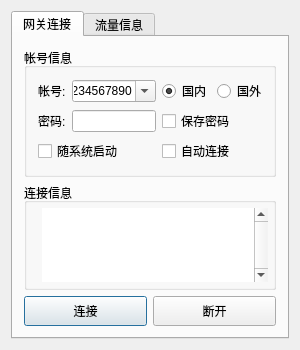
<?xml version="1.0" encoding="UTF-8"?>
<ui version="4.0">
 <class>CUGBLinker</class>
 <widget class="QDialog" name="CUGBLinker">
  <property name="geometry">
   <rect>
    <x>0</x>
    <y>0</y>
    <width>300</width>
    <height>350</height>
   </rect>
  </property>
  <property name="minimumSize">
   <size>
    <width>300</width>
    <height>350</height>
   </size>
  </property>
  <property name="maximumSize">
   <size>
    <width>300</width>
    <height>350</height>
   </size>
  </property>
  <property name="windowTitle">
   <string>CUGBLinker</string>
  </property>
  <property name="windowIcon">
   <iconset>
    <normaloff>E:/Documents/Visual Studio 2008/Projects/CUGBLinker/CUGBLinker/res/CUGBLinker.ico</normaloff>E:/Documents/Visual Studio 2008/Projects/CUGBLinker/CUGBLinker/res/CUGBLinker.ico</iconset>
  </property>
  <layout class="QVBoxLayout" name="verticalLayout">
   <item>
    <widget class="QTabWidget" name="tabWidget">
     <property name="currentIndex">
      <number>0</number>
     </property>
     <widget class="QWidget" name="linkerTab">
      <attribute name="title">
       <string>网关连接</string>
      </attribute>
      <layout class="QGridLayout" name="gridLayout_3">
       <item row="0" column="0" colspan="4">
        <widget class="QGroupBox" name="grpAccount">
         <property name="title">
          <string>帐号信息</string>
         </property>
         <property name="checkable">
          <bool>false</bool>
         </property>
         <layout class="QGridLayout" name="gridLayout_2">
          <property name="sizeConstraint">
           <enum>QLayout::SetDefaultConstraint</enum>
          </property>
          <property name="rightMargin">
           <number>6</number>
          </property>
          <item row="0" column="0">
           <widget class="QLabel" name="lblAccount">
            <property name="text">
             <string>帐号:</string>
            </property>
           </widget>
          </item>
          <item row="0" column="1">
           <widget class="DeleteComboBox" name="cboAccount">
            <property name="editable">
             <bool>true</bool>
            </property>
            <item>
             <property name="text">
              <string>1234567890</string>
             </property>
            </item>
            <item>
             <property name="text">
              <string>080520s</string>
             </property>
            </item>
           </widget>
          </item>
          <item row="0" column="2">
           <widget class="QRadioButton" name="rdoRangeIn">
            <property name="text">
             <string>国内</string>
            </property>
            <property name="checked">
             <bool>true</bool>
            </property>
           </widget>
          </item>
          <item row="0" column="3">
           <widget class="QRadioButton" name="rdoRangeOut">
            <property name="text">
             <string>国外</string>
            </property>
           </widget>
          </item>
          <item row="1" column="0">
           <widget class="QLabel" name="lblPassword">
            <property name="text">
             <string>密码:</string>
            </property>
           </widget>
          </item>
          <item row="1" column="1">
           <widget class="QLineEdit" name="txtPassword">
            <property name="echoMode">
             <enum>QLineEdit::Password</enum>
            </property>
           </widget>
          </item>
          <item row="1" column="2" colspan="2">
           <widget class="QCheckBox" name="chkSavePassword">
            <property name="text">
             <string>保存密码</string>
            </property>
           </widget>
          </item>
          <item row="2" column="0" colspan="2">
           <widget class="QCheckBox" name="chkStartOS">
            <property name="text">
             <string>随系统启动</string>
            </property>
           </widget>
          </item>
          <item row="2" column="2" colspan="2">
           <widget class="QCheckBox" name="chkAutoCon">
            <property name="text">
             <string>自动连接</string>
            </property>
           </widget>
          </item>
         </layout>
        </widget>
       </item>
       <item row="1" column="0" colspan="4">
        <widget class="QGroupBox" name="grpInfo">
         <property name="title">
          <string>连接信息</string>
         </property>
         <layout class="QVBoxLayout" name="verticalLayout_2">
          <property name="leftMargin">
           <number>15</number>
          </property>
          <property name="topMargin">
           <number>5</number>
          </property>
          <property name="rightMargin">
           <number>5</number>
          </property>
          <property name="bottomMargin">
           <number>5</number>
          </property>
          <item>
           <widget class="QTextEdit" name="txtInfo">
            <property name="frameShape">
             <enum>QFrame::NoFrame</enum>
            </property>
            <property name="verticalScrollBarPolicy">
             <enum>Qt::ScrollBarAlwaysOn</enum>
            </property>
            <property name="horizontalScrollBarPolicy">
             <enum>Qt::ScrollBarAsNeeded</enum>
            </property>
            <property name="readOnly">
             <bool>true</bool>
            </property>
            <property name="html">
             <string>&lt;!DOCTYPE HTML PUBLIC &quot;-//W3C//DTD HTML 4.0//EN&quot; &quot;http://www.w3.org/TR/REC-html40/strict.dtd&quot;&gt;
&lt;html&gt;&lt;head&gt;&lt;meta name=&quot;qrichtext&quot; content=&quot;1&quot; /&gt;&lt;style type=&quot;text/css&quot;&gt;
p, li { white-space: pre-wrap; }
&lt;/style&gt;&lt;/head&gt;&lt;body style=&quot; font-family:'SimSun'; font-size:9pt; font-weight:400; font-style:normal;&quot;&gt;
&lt;p style=&quot;-qt-paragraph-type:empty; margin-top:0px; margin-bottom:0px; margin-left:0px; margin-right:0px; -qt-block-indent:0; text-indent:0px;&quot;&gt;&lt;/p&gt;&lt;/body&gt;&lt;/html&gt;</string>
            </property>
           </widget>
          </item>
         </layout>
        </widget>
       </item>
       <item row="2" column="0" colspan="2">
        <widget class="QPushButton" name="btnConnect">
         <property name="minimumSize">
          <size>
           <width>0</width>
           <height>30</height>
          </size>
         </property>
         <property name="text">
          <string>连接</string>
         </property>
        </widget>
       </item>
       <item row="2" column="2" colspan="2">
        <widget class="SplitButton" name="btnDisCon">
         <property name="minimumSize">
          <size>
           <width>0</width>
           <height>30</height>
          </size>
         </property>
         <property name="text">
          <string>断开</string>
         </property>
        </widget>
       </item>
      </layout>
     </widget>
     <widget class="QWidget" name="trafficTab">
      <attribute name="title">
       <string>流量信息</string>
      </attribute>
      <layout class="QVBoxLayout" name="verticalLayout_3">
       <item>
        <widget class="QGroupBox" name="grpSpeed">
         <property name="title">
          <string>网速信息</string>
         </property>
         <layout class="QVBoxLayout" name="verticalLayout_4">
          <item>
           <widget class="PaintWidget" name="paintWidget" native="true"/>
          </item>
         </layout>
        </widget>
       </item>
       <item>
        <widget class="QGroupBox" name="grpSettings">
         <property name="title">
          <string>相关设置</string>
         </property>
         <layout class="QGridLayout" name="gridLayout">
          <item row="1" column="0" colspan="2">
           <widget class="QFrame" name="frame">
            <property name="minimumSize">
             <size>
              <width>0</width>
              <height>25</height>
             </size>
            </property>
            <property name="frameShape">
             <enum>QFrame::StyledPanel</enum>
            </property>
            <property name="frameShadow">
             <enum>QFrame::Raised</enum>
            </property>
            <widget class="QCheckBox" name="chkShowTip">
             <property name="geometry">
              <rect>
               <x>0</x>
               <y>6</y>
               <width>221</width>
               <height>16</height>
              </rect>
             </property>
             <property name="baseSize">
              <size>
               <width>0</width>
               <height>0</height>
              </size>
             </property>
             <property name="text">
              <string>当流量超过          MB 时提醒我</string>
             </property>
            </widget>
            <widget class="QSpinBox" name="spnMaxTraffic">
             <property name="geometry">
              <rect>
               <x>80</x>
               <y>4</y>
               <width>55</width>
               <height>20</height>
              </rect>
             </property>
             <property name="alignment">
              <set>Qt::AlignCenter</set>
             </property>
             <property name="minimum">
              <number>15</number>
             </property>
             <property name="maximum">
              <number>100000</number>
             </property>
             <property name="singleStep">
              <number>10</number>
             </property>
             <property name="value">
              <number>2000</number>
             </property>
            </widget>
           </widget>
          </item>
          <item row="2" column="0" colspan="2">
           <widget class="QCheckBox" name="chkAutoDis">
            <property name="text">
             <string>并自动断网</string>
            </property>
           </widget>
          </item>
          <item row="3" column="0">
           <widget class="QLabel" name="lblNIC">
            <property name="minimumSize">
             <size>
              <width>0</width>
              <height>20</height>
             </size>
            </property>
            <property name="maximumSize">
             <size>
              <width>55</width>
              <height>16777215</height>
             </size>
            </property>
            <property name="text">
             <string>当前网卡:</string>
            </property>
           </widget>
          </item>
          <item row="3" column="1">
           <widget class="QLabel" name="lblCurNIC">
            <property name="font">
             <font>
              <underline>true</underline>
             </font>
            </property>
            <property name="cursor">
             <cursorShape>PointingHandCursor</cursorShape>
            </property>
            <property name="text">
             <string>NULL</string>
            </property>
           </widget>
          </item>
          <item row="0" column="0" colspan="2">
           <widget class="QProgressBar" name="proTraffic">
            <property name="minimumSize">
             <size>
              <width>0</width>
              <height>30</height>
             </size>
            </property>
            <property name="font">
             <font>
              <family>System</family>
              <pointsize>10</pointsize>
              <weight>75</weight>
              <bold>true</bold>
             </font>
            </property>
            <property name="maximum">
             <number>14</number>
            </property>
            <property name="value">
             <number>14</number>
            </property>
            <property name="alignment">
             <set>Qt::AlignCenter</set>
            </property>
            <property name="format">
             <string>%v/%m(%p%)</string>
            </property>
           </widget>
          </item>
         </layout>
        </widget>
       </item>
      </layout>
     </widget>
    </widget>
   </item>
  </layout>
 </widget>
 <layoutdefault spacing="6" margin="11"/>
 <customwidgets>
  <customwidget>
   <class>SplitButton</class>
   <extends>QPushButton</extends>
   <header>splitbutton.h</header>
  </customwidget>
  <customwidget>
   <class>PaintWidget</class>
   <extends>QWidget</extends>
   <header>paintwidget.h</header>
   <container>1</container>
  </customwidget>
  <customwidget>
   <class>DeleteComboBox</class>
   <extends>QComboBox</extends>
   <header>deletecombobox.h</header>
  </customwidget>
 </customwidgets>
 <tabstops>
  <tabstop>cboAccount</tabstop>
  <tabstop>txtPassword</tabstop>
  <tabstop>rdoRangeIn</tabstop>
  <tabstop>rdoRangeOut</tabstop>
  <tabstop>chkSavePassword</tabstop>
  <tabstop>chkAutoCon</tabstop>
  <tabstop>chkStartOS</tabstop>
  <tabstop>btnConnect</tabstop>
  <tabstop>btnDisCon</tabstop>
  <tabstop>tabWidget</tabstop>
  <tabstop>chkShowTip</tabstop>
  <tabstop>spnMaxTraffic</tabstop>
  <tabstop>chkAutoDis</tabstop>
  <tabstop>txtInfo</tabstop>
 </tabstops>
 <resources/>
 <connections>
  <connection>
   <sender>spnMaxTraffic</sender>
   <signal>valueChanged(int)</signal>
   <receiver>proTraffic</receiver>
   <slot>setMaximum(int)</slot>
   <hints>
    <hint type="sourcelabel">
     <x>147</x>
     <y>71</y>
    </hint>
    <hint type="destinationlabel">
     <x>119</x>
     <y>77</y>
    </hint>
   </hints>
  </connection>
  <connection>
   <sender>btnConnect</sender>
   <signal>clicked()</signal>
   <receiver>CUGBLinker</receiver>
   <slot>onConnect()</slot>
   <hints>
    <hint type="sourcelabel">
     <x>76</x>
     <y>312</y>
    </hint>
    <hint type="destinationlabel">
     <x>4</x>
     <y>315</y>
    </hint>
   </hints>
  </connection>
  <connection>
   <sender>btnDisCon</sender>
   <signal>clicked()</signal>
   <receiver>CUGBLinker</receiver>
   <slot>onDisconnect()</slot>
   <hints>
    <hint type="sourcelabel">
     <x>233</x>
     <y>315</y>
    </hint>
    <hint type="destinationlabel">
     <x>294</x>
     <y>314</y>
    </hint>
   </hints>
  </connection>
 </connections>
 <slots>
  <slot>onConnect()</slot>
  <slot>onDisconnect()</slot>
 </slots>
</ui>
